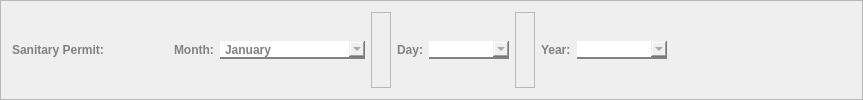
           <widget class="QFrame" name="sp_frame_edit">
            <property name="frameShape">
             <enum>QFrame::StyledPanel</enum>
            </property>
            <property name="frameShadow">
             <enum>QFrame::Raised</enum>
            </property>
            <layout class="QHBoxLayout" name="horizontalLayout_51">
             <item>
              <widget class="QLabel" name="label_104">
               <property name="styleSheet">
                <string notr="true">font-family: Segoe UI;
				font-weight: bold;
				color: #818181;

border-radius: 0px;
border-color: white;
border-width: 0px;</string>
               </property>
               <property name="text">
                <string>Sanitary Permit:                   </string>
               </property>
              </widget>
             </item>
             <item>
              <widget class="QLabel" name="label_105">
               <property name="styleSheet">
                <string notr="true">font-family: Segoe UI;
				font-weight: bold;
				color: #818181;

border-radius: 0px;
border-color: white;
border-width: 0px;</string>
               </property>
               <property name="text">
                <string>Month:</string>
               </property>
              </widget>
             </item>
             <item>
              <widget class="QComboBox" name="sp_choose_month_comboBox_edit">
               <property name="minimumSize">
                <size>
                 <width>145</width>
                 <height>0</height>
                </size>
               </property>
               <property name="maximumSize">
                <size>
                 <width>175</width>
                 <height>16777215</height>
                </size>
               </property>
               <property name="cursor">
                <cursorShape>PointingHandCursor</cursorShape>
               </property>
               <property name="styleSheet">
                <string notr="true">QComboBox {
				font-family: Segoe UI;
				font-weight: bold;
				color: #818181;
                border: none;
                border-bottom: 2px solid #818181;
            }

QComboBox::hover{
color: #565656;
border-bottom: 2px solid #565656;
}

</string>
               </property>
               <item>
                <property name="text">
                 <string>January</string>
                </property>
               </item>
               <item>
                <property name="text">
                 <string>February</string>
                </property>
               </item>
               <item>
                <property name="text">
                 <string>March</string>
                </property>
               </item>
               <item>
                <property name="text">
                 <string>April</string>
                </property>
               </item>
               <item>
                <property name="text">
                 <string>May</string>
                </property>
               </item>
               <item>
                <property name="text">
                 <string>June</string>
                </property>
               </item>
               <item>
                <property name="text">
                 <string>July</string>
                </property>
               </item>
               <item>
                <property name="text">
                 <string>August</string>
                </property>
               </item>
               <item>
                <property name="text">
                 <string>September</string>
                </property>
               </item>
               <item>
                <property name="text">
                 <string>October</string>
                </property>
               </item>
               <item>
                <property name="text">
                 <string>November</string>
                </property>
               </item>
               <item>
                <property name="text">
                 <string>December</string>
                </property>
               </item>
              </widget>
             </item>
             <item>
              <widget class="QFrame" name="frame_85">
               <property name="minimumSize">
                <size>
                 <width>20</width>
                 <height>0</height>
                </size>
               </property>
               <property name="frameShape">
                <enum>QFrame::StyledPanel</enum>
               </property>
               <property name="frameShadow">
                <enum>QFrame::Raised</enum>
               </property>
              </widget>
             </item>
             <item>
              <widget class="QLabel" name="label_106">
               <property name="styleSheet">
                <string notr="true">font-family: Segoe UI;
				font-weight: bold;
				color: #818181;

border-radius: 0px;
border-color: white;
border-width: 0px;</string>
               </property>
               <property name="text">
                <string>Day:</string>
               </property>
              </widget>
             </item>
             <item>
              <widget class="QComboBox" name="sp_choose_day_comboBox_edit">
               <property name="minimumSize">
                <size>
                 <width>80</width>
                 <height>0</height>
                </size>
               </property>
               <property name="maximumSize">
                <size>
                 <width>80</width>
                 <height>16777215</height>
                </size>
               </property>
               <property name="cursor">
                <cursorShape>PointingHandCursor</cursorShape>
               </property>
               <property name="styleSheet">
                <string notr="true">QComboBox {
				font-family: Segoe UI;
				font-weight: bold;
				color: #818181;
                border: none;
                border-bottom: 2px solid #818181;
            }

QComboBox::hover{
color: #565656;
border-bottom: 2px solid #565656;
}

</string>
               </property>
              </widget>
             </item>
             <item>
              <widget class="QFrame" name="frame_94">
               <property name="minimumSize">
                <size>
                 <width>20</width>
                 <height>0</height>
                </size>
               </property>
               <property name="frameShape">
                <enum>QFrame::StyledPanel</enum>
               </property>
               <property name="frameShadow">
                <enum>QFrame::Raised</enum>
               </property>
              </widget>
             </item>
             <item>
              <widget class="QLabel" name="label_107">
               <property name="styleSheet">
                <string notr="true">font-family: Segoe UI;
				font-weight: bold;
				color: #818181;

border-radius: 0px;
border-color: white;
border-width: 0px;</string>
               </property>
               <property name="text">
                <string>Year:</string>
               </property>
              </widget>
             </item>
             <item>
              <widget class="QComboBox" name="sp_choose_year_comboBox_edit">
               <property name="minimumSize">
                <size>
                 <width>90</width>
                 <height>0</height>
                </size>
               </property>
               <property name="maximumSize">
                <size>
                 <width>80</width>
                 <height>16777215</height>
                </size>
               </property>
               <property name="cursor">
                <cursorShape>PointingHandCursor</cursorShape>
               </property>
               <property name="styleSheet">
                <string notr="true">QComboBox {
				font-family: Segoe UI;
				font-weight: bold;
				color: #818181;
                border: none;
                border-bottom: 2px solid #818181;
            }

QComboBox::hover{
color: #565656;
border-bottom: 2px solid #565656;
}

</string>
               </property>
              </widget>
             </item>
             <item>
              <spacer name="horizontalSpacer_74">
               <property name="orientation">
                <enum>Qt::Horizontal</enum>
               </property>
               <property name="sizeHint" stdset="0">
                <size>
                 <width>184</width>
                 <height>20</height>
                </size>
               </property>
              </spacer>
             </item>
            </layout>
           </widget>
